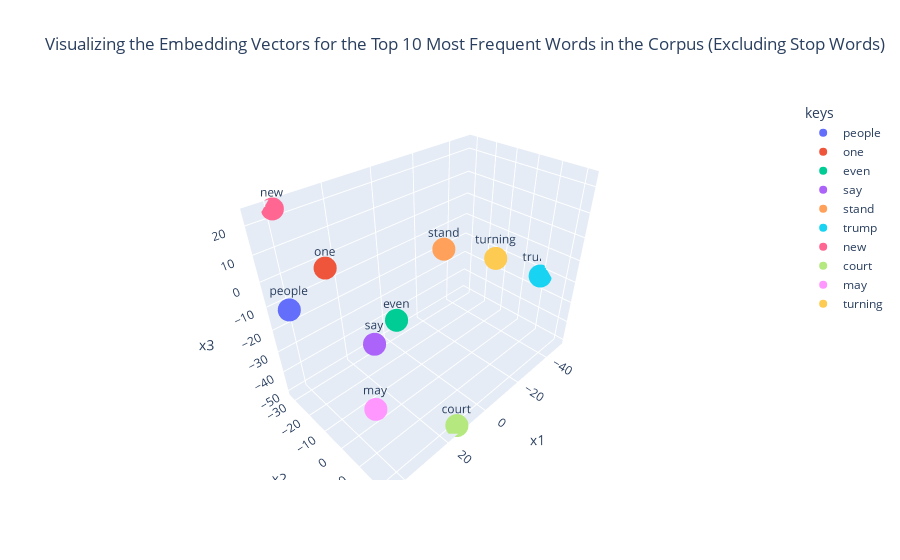

Notebook cell for this chart:
### Code cell
#Remove Stopwords
nltk.download("stopwords")
from nltk.corpus import stopwords

stop_words = stopwords.words('english')

df_no_stopwords = df_embed.copy()

for i in range(len(df_no_stopwords)):
    for j in stop_words:
        if (df_no_stopwords.loc[i, "keys"] == j) or (df_no_stopwords.loc[i, "keys"] == '—'):
            df_no_stopwords.loc[i, "freq"] = 0

            
df_no_stopwords_sorted = df_no_stopwords.sort_values(by = ['freq'], ascending = False)


#Plot 3 Dimensional Scatter Plot of 10 most frequent keys that are not stopwords
fig = px.scatter_3d(df_no_stopwords_sorted.head(10), 
                    x='x1', y='x2', z='x3', text = 'keys', 
                    color = 'keys', title = 'Visualizing the Embedding Vectors for the Top 10 Most Frequent Words in the Corpus (Excluding Stop Words)')
fig.show()

### Figure 1 — Plotly figure (JSON) as saved in the notebook; plotly's stock layout.template omitted (floating-point values rounded to 4 significant figures)
{"data": [{"hovertemplate": "keys=%{text}<br>x1=%{x}<br>x2=%{y}<br>x3=%{z}<extra></extra>", "legendgroup": "people", "marker": {"color": "#636efa", "symbol": "circle"}, "mode": "markers+text", "name": "people", "scene": "scene", "showlegend": true, "text": ["people"], "type": "scatter3d", "x": [44.38], "y": [-23.58], "z": [-6.966]}, {"hovertemplate": "keys=%{text}<br>x1=%{x}<br>x2=%{y}<br>x3=%{z}<extra></extra>", "legendgroup": "one", "marker": {"color": "#EF553B", "symbol": "circle"}, "mode": "markers+text", "name": "one", "scene": "scene", "showlegend": true, "text": ["one"], "type": "scatter3d", "x": [39.06], "y": [-6.316], "z": [14.18]}, {"hovertemplate": "keys=%{text}<br>x1=%{x}<br>x2=%{y}<br>x3=%{z}<extra></extra>", "legendgroup": "even", "marker": {"color": "#00cc96", "symbol": "circle"}, "mode": "markers+text", "name": "even", "scene": "scene", "showlegend": true, "text": ["even"], "type": "scatter3d", "x": [26.63], "y": [8.137], "z": [-3.177]}, {"hovertemplate": "keys=%{text}<br>x1=%{x}<br>x2=%{y}<br>x3=%{z}<extra></extra>", "legendgroup": "say", "marker": {"color": "#ab63fa", "symbol": "circle"}, "mode": "markers+text", "name": "say", "scene": "scene", "showlegend": true, "text": ["say"], "type": "scatter3d", "x": [24.94], "y": [-6.683], "z": [-23.16]}, {"hovertemplate": "keys=%{text}<br>x1=%{x}<br>x2=%{y}<br>x3=%{z}<extra></extra>", "legendgroup": "stand", "marker": {"color": "#FFA15A", "symbol": "circle"}, "mode": "markers+text", "name": "stand", "scene": "scene", "showlegend": true, "text": ["stand"], "type": "scatter3d", "x": [10.55], "y": [11.72], "z": [15.9]}, {"hovertemplate": "keys=%{text}<br>x1=%{x}<br>x2=%{y}<br>x3=%{z}<extra></extra>", "legendgroup": "trump", "marker": {"color": "#19d3f3", "symbol": "circle"}, "mode": "markers+text", "name": "trump", "scene": "scene", "showlegend": true, "text": ["trump"], "type": "scatter3d", "x": [-49.33], "y": [9.749], "z": [-22.28]}, {"hovertemplate": "keys=%{text}<br>x1=%{x}<br>x2=%{y}<br>x3=%{z}<extra></extra>", "legendgroup": "new", "marker": {"color": "#FF6692", "symbol": "circle"}, "mode": "markers+text", "name": "new", "scene": "scene", "showlegend": true, "text": ["new"], "type": "scatter3d", "x": [38.74], "y": [-32.25], "z": [23.25]}, {"hovertemplate": "keys=%{text}<br>x1=%{x}<br>x2=%{y}<br>x3=%{z}<extra></extra>", "legendgroup": "court", "marker": {"color": "#B6E880", "symbol": "circle"}, "mode": "markers+text", "name": "court", "scene": "scene", "showlegend": true, "text": ["court"], "type": "scatter3d", "x": [13.87], "y": [22.38], "z": [-50.04]}, {"hovertemplate": "keys=%{text}<br>x1=%{x}<br>x2=%{y}<br>x3=%{z}<extra></extra>", "legendgroup": "may", "marker": {"color": "#FF97FF", "symbol": "circle"}, "mode": "markers+text", "name": "may", "scene": "scene", "showlegend": true, "text": ["may"], "type": "scatter3d", "x": [36.86], "y": [7.382], "z": [-34.78]}, {"hovertemplate": "keys=%{text}<br>x1=%{x}<br>x2=%{y}<br>x3=%{z}<extra></extra>", "legendgroup": "turning", "marker": {"color": "#FECB52", "symbol": "circle"}, "mode": "markers+text", "name": "turning", "scene": "scene", "showlegend": true, "text": ["turning"], "type": "scatter3d", "x": [-2.276], "y": [20.89], "z": [11.24]}], "layout": {"legend": {"title": {"text": "keys"}, "tracegroupgap": 0}, "scene": {"domain": {"x": [0, 1], "y": [0, 1]}, "xaxis": {"title": {"text": "x1"}}, "yaxis": {"title": {"text": "x2"}}, "zaxis": {"title": {"text": "x3"}}}, "title": {"text": "Visualizing the Embedding Vectors for the Top 10 Most Frequent Words in the Corpus (Excluding Stop Words)"}}}
